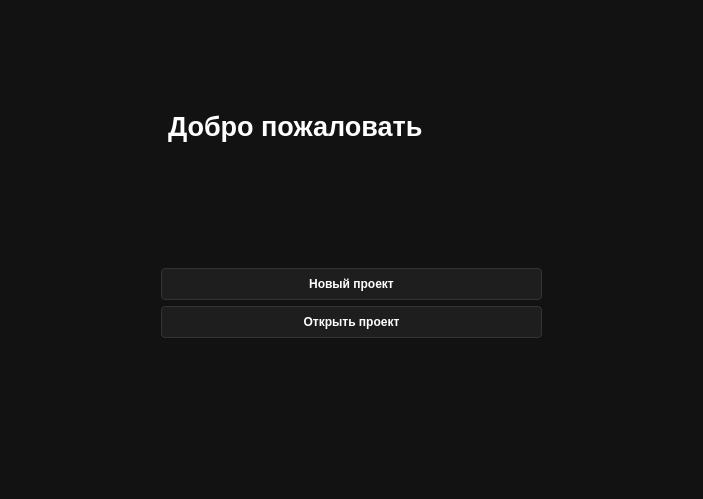
<?xml version="1.0" encoding="UTF-8"?>
<ui version="4.0">
 <class>ProjectMenuWindow</class>
 <widget class="QDialog" name="ProjectMenuWindow">
  <property name="geometry">
   <rect>
    <x>0</x>
    <y>0</y>
    <width>703</width>
    <height>499</height>
   </rect>
  </property>
  <property name="windowTitle">
   <string>Menu</string>
  </property>
  <property name="styleSheet">
   <string notr="true">QDialog{
	background-color: #121212;
}	


QLabel {
    font-size: 20pt;
    font-weight: bold;
    color: #FFFFFF;
    qproperty-alignment: AlignCenter;
    margin-bottom: 20px;
}

QPushButton {
    background-color: #1E1E1E;
    color: #FFFFFF;
    border: 1px solid #333333;
    padding: 8px 20px;
    border-radius: 4px;
    font-weight: 500;
	text-align: center;
}

QPushButton:hover {
    background-color: #333333;
}

QPushButton:pressed {
    background-color: #BB86FC;
    color: black;
}
QPushButton::icon {
    position: left;           
}</string>
  </property>
  <layout class="QVBoxLayout" name="verticalLayout_2">
   <item>
    <layout class="QVBoxLayout" name="verticalLayout">
     <property name="leftMargin">
      <number>150</number>
     </property>
     <property name="topMargin">
      <number>0</number>
     </property>
     <property name="rightMargin">
      <number>150</number>
     </property>
     <property name="bottomMargin">
      <number>150</number>
     </property>
     <item>
      <widget class="QLabel" name="label">
       <property name="styleSheet">
        <string notr="true"/>
       </property>
       <property name="text">
        <string>Добро пожаловать</string>
       </property>
      </widget>
     </item>
     <item>
      <widget class="QPushButton" name="pushButton">
       <property name="text">
        <string>Новый проект</string>
       </property>
       <property name="icon">
        <iconset>
         <normaloff>../Icons/add_24dp_FFFFFF.svg</normaloff>../Icons/add_24dp_FFFFFF.svg</iconset>
       </property>
      </widget>
     </item>
     <item>
      <widget class="QPushButton" name="pushButton_2">
       <property name="text">
        <string>Открыть проект</string>
       </property>
       <property name="icon">
        <iconset>
         <normaloff>../Icons/folder_open_24dp_FFFFFF.svg</normaloff>../Icons/folder_open_24dp_FFFFFF.svg</iconset>
       </property>
      </widget>
     </item>
    </layout>
   </item>
  </layout>
 </widget>
 <resources/>
 <connections/>
</ui>
